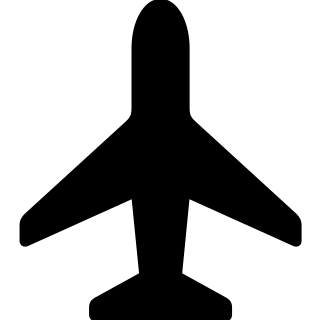
#> input picture pythonTools/ForDevelopmentOnly/iconsBuilder/png320x320/A0.png, 320 x 320 px
$ python -i PlaneSilouhette_h_FileGenerator.py   (imports and definitions only)
#> lines starting #> are read from the running program, lines starting #| are printed output that depends on the picture; after the words box and inside, x2 and y2 are one past the last pixel; in counts of white or black regions, pixels touching at a corner belong together
#> further down, picture is the input picture: PIL image 320x320 RGBA; mean R, G, B, A 0, 0, 0, 81.7
#!/usr/bin/env python3
from pathlib import Path
from PIL import Image
import cairosvg
# https://adsb-radar.com/help/icons.html
# ---------------- CONFIG ----------------
SRC_SVG_DIR = Path("tar1090_category_icons")

PNG_DIR     = Path("png320x320")
CROPPED_DIR = Path("cropped")
OUT_360     = Path("360_zoomed")
OUT_GIF     = Path("gifs_zoomed")
#OUT_H32     = Path("h32")
OUT_H32 = Path(__file__).resolve().parents[3] / "include"

CANVAS = 320
PADDING = 2
ALPHA_THRESHOLD_VISIBLE = 1

MAKE_GIFS = False
GIF_STEP_DEG = 10
GIF_FRAME_MS = 60

FINAL_SIZE = 32
ALPHA_THRESHOLD_MASK = 128

STYLE = "<style>*{fill:#000 !important; stroke:#000 !important;}</style>"

# --- per-category extra margin (shrinks icon) --------------------------------
# Meaning: extra transparent margin (in pixels) you want around the silhouette,
# on TOP of the base PADDING, in the 320x320 canvas.
SHRINK_MARGIN: dict[str, int] = {
    "A0": 0,
    "A1": 60,
    "A2": 40,
    "A3": 25,
    "A4": 15,
    "A5": 0,
    "A6": 0,
    "A7": 0,
    "B0": 0,
    "B1": 0,
    "B2": 0,
    "NA": 50,
}

# --- per-category rotation enable --------------------------------------------
# If False: all 360 frames are rendered at 0° (no rotation animation).
ROTATE_ENABLED: dict[str, bool] = {
    "A0": True,
    "A1": True,
    "A2": True,
    "A3": True,
    "A4": True,
    "A5": True,
    "A6": True,
    "A7": True,
    "B0": True,
    "B1": True,
    "B2": False,
    "NA": False,
}
# ----------------------------------------------------------------------------


# [8 lines left out: function get_shrink_margin, not called in this run]


def get_rotate_enabled(cat: str) -> bool:
    """Return True if category should render rotated frames, else all frames at 0°."""
    return bool(ROTATE_ENABLED.get(cat, True))


# [17 lines left out: functions inject_style, svg_to_png320, not called in this run]


def crop_to_square(img: Image.Image, alpha_threshold: int = 1, padding: int = 0) -> Image.Image:
#> called with alpha_threshold = 1, padding = 0
    img = img.convert("RGBA")
    alpha = img.getchannel("A")
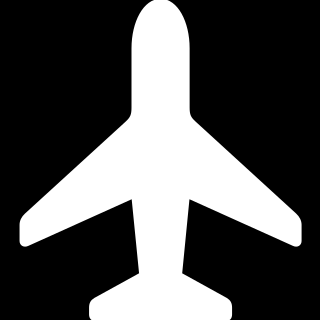
#> alpha: PIL image 320x320 L; min 0, max 255, mean 81.7
    mask = alpha.point(lambda a: 255 if a >= alpha_threshold else 0)
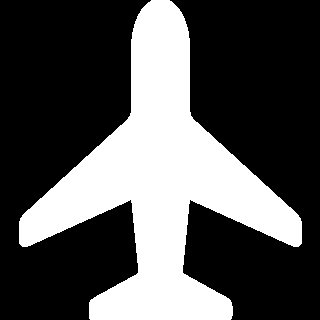
#> mask: PIL image 320x320 L; 32.7% white; 1 white region, box (x1, y1, x2, y2) and area: (19, 0, 302, 320) 33503
    bbox = mask.getbbox()
#> bbox = (19, 0, 302, 320)
    if bbox is None:
        return img

    cropped = img.crop(bbox)
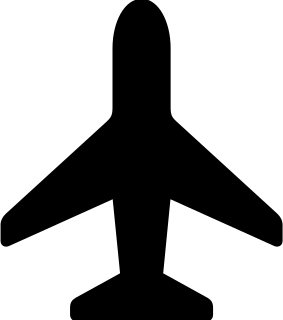
#> cropped: PIL image 283x320 RGBA; mean R, G, B, A 0, 0, 0, 92.4; transparent parts drawn white
    w, h = cropped.size
#> w = 283; h = 320
    side = max(w, h) + 2 * padding
#> side = 320

    square = Image.new("RGBA", (side, side), (0, 0, 0, 0))
#> square: PIL image 320x320 RGBA; every value is 0
    square.paste(cropped, ((side - w) // 2, (side - h) // 2), cropped)
    return square


# [204 lines left out: functions alpha_bbox, measure_worst_case, render_frame, make_gif, pack_1bit_mask, format_u16_array and 3 more, not called in this run]


# [2 lines not run here, left out]

>>> from PIL import Image
>>> picture = Image.open('png320x320/A0.png')
>>> result = crop_to_square(picture)

$ run again, on pythonTools/ForDevelopmentOnly/iconsBuilder/png320x320/A6.png
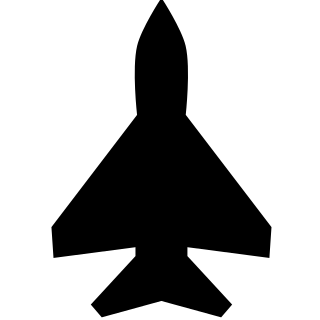
#> input picture pythonTools/ForDevelopmentOnly/iconsBuilder/png320x320/A6.png, 320 x 320 px
#> picture is the input picture: PIL image 320x320 RGBA; mean R, G, B, A 0, 0, 0, 77.4
#> in crop_to_square, `mask = alpha.point(lambda a: 255 if a >= alpha_threshold else 0)`:
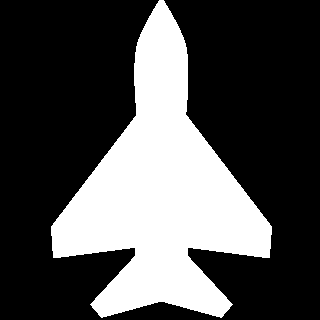
#> mask: PIL image 320x320 L; 31% white; 1 white region, box (x1, y1, x2, y2) and area: (51, 0, 272, 318) 31694
#> bbox = (51, 0, 272, 318)
#> in crop_to_square, `square.paste(cropped, ((side - w) // 2, (side - h) // 2), cropped)`:
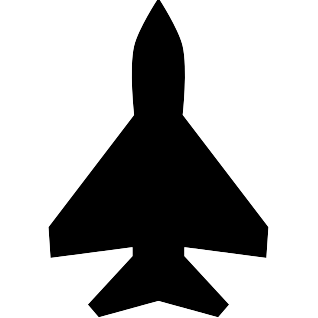
#> square: PIL image 318x318 RGBA; mean R, G, B, A 0, 0, 0, 77.9; transparent parts drawn white
